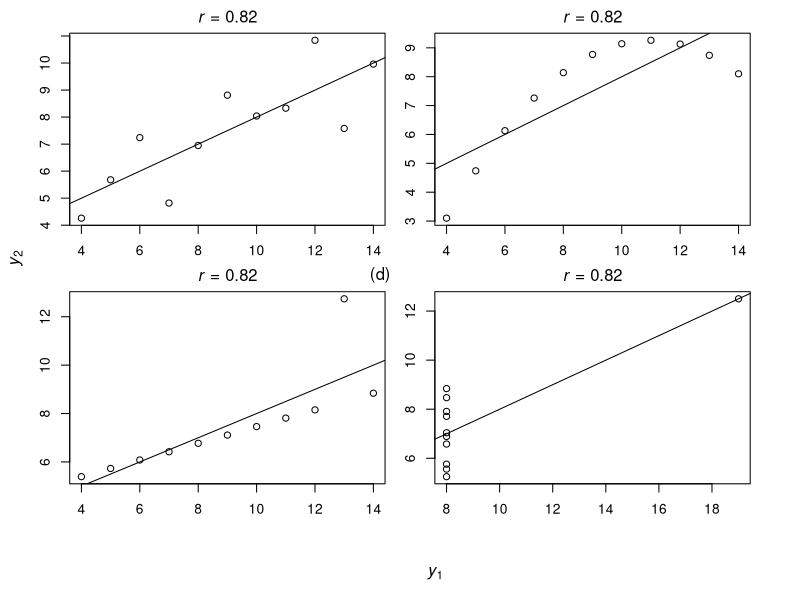

Source code (R): (Note: this script raises an error after producing the figure.)
op <- par(mfrow=c(2,2),mar=c (2,0,2,3), oma = c(5, 4.2, 0, 0))
with(anscombe, plot(x1, y1, xlab = "", ylab = "", main = bquote(paste(italic(r),
" = ",.(round(cor(x1, y1),2)))))); abline(3,0.5) 
with(anscombe, plot(x2, y2, xlab = "", ylab = "",, main = bquote(paste(italic(r),
" = ",.(round(cor(x2, y2),2)))))); abline(3,0.5) 
with(anscombe, plot(x3, y3, xlab = "", ylab = "",, main = bquote(paste(italic(r),
" = ",.(round(cor(x3, y3),2)))))); abline(3,0.5) 
with(anscombe, plot(x4, y4, xlab = "", ylab = "",, main = bquote(paste(italic(r),
" = ",.(round(cor(x4, y4),2)))))); abline(3,0.5) 
mtext(expression(italic(y[1])),side=1, outer = TRUE, line = 3)
mtext(expression(italic(y[2])),side=2, outer = TRUE, line = 2.6)
mtext("(a)",side=3, at = -42, line = .5)
mtext("(b)",side=3, at = -26, line = .5)
mtext("(c)",side=3, at = -10.3, line = .5)
mtext("(d)",side=3, at = 5.5, line = .5)
par(op)


# Load Anscombe's Quartet dataset
data(anscombe)
# Select Anscombe I dataset
anscombeI <- anscombe[anscombe$dataset == "I", ]
# Fit linear regression model
model1 <- lm(y1 ~ x1, data = anscombeI)
# Display summary to get parameter estimates
summary(model1)
# Calculate coefficient of determination (R-squared)
rsquared <- summary(model)$r.squared
cat("Coefficient of Determination (R-squared):", round(rsquared, 2), "\n")
